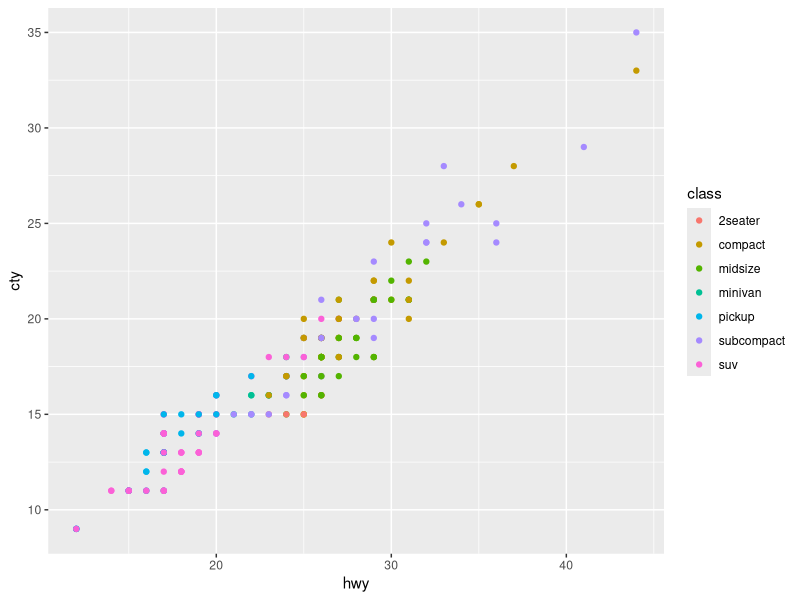

Here is the R script that generated this plot:
## ---- chunk 1
#| label: setup
#| messages: false

# load packages
library(ggplot2)

# load scripts


# global knitting options for code rendering
knitr::opts_chunk$set(
  dev = c("png", "pdf"), fig.keep = "all",
  dev.args = list(pdf = list(encoding = "WinAnsi", useDingbats = FALSE)),
  fig.path = sprintf("plots/%s_", gsub("\\.qmd", "", knitr::current_input()))
)
## ---- chunk 2
#| label: fig-example
#| fig-cap: Miles per gallon in city vs. highway driving for different car types.
#| fig-width: 4
#| fig-height: 4
ggplot(mpg) + 
  aes(x = hwy, y = cty, color = class) +
  geom_point()
